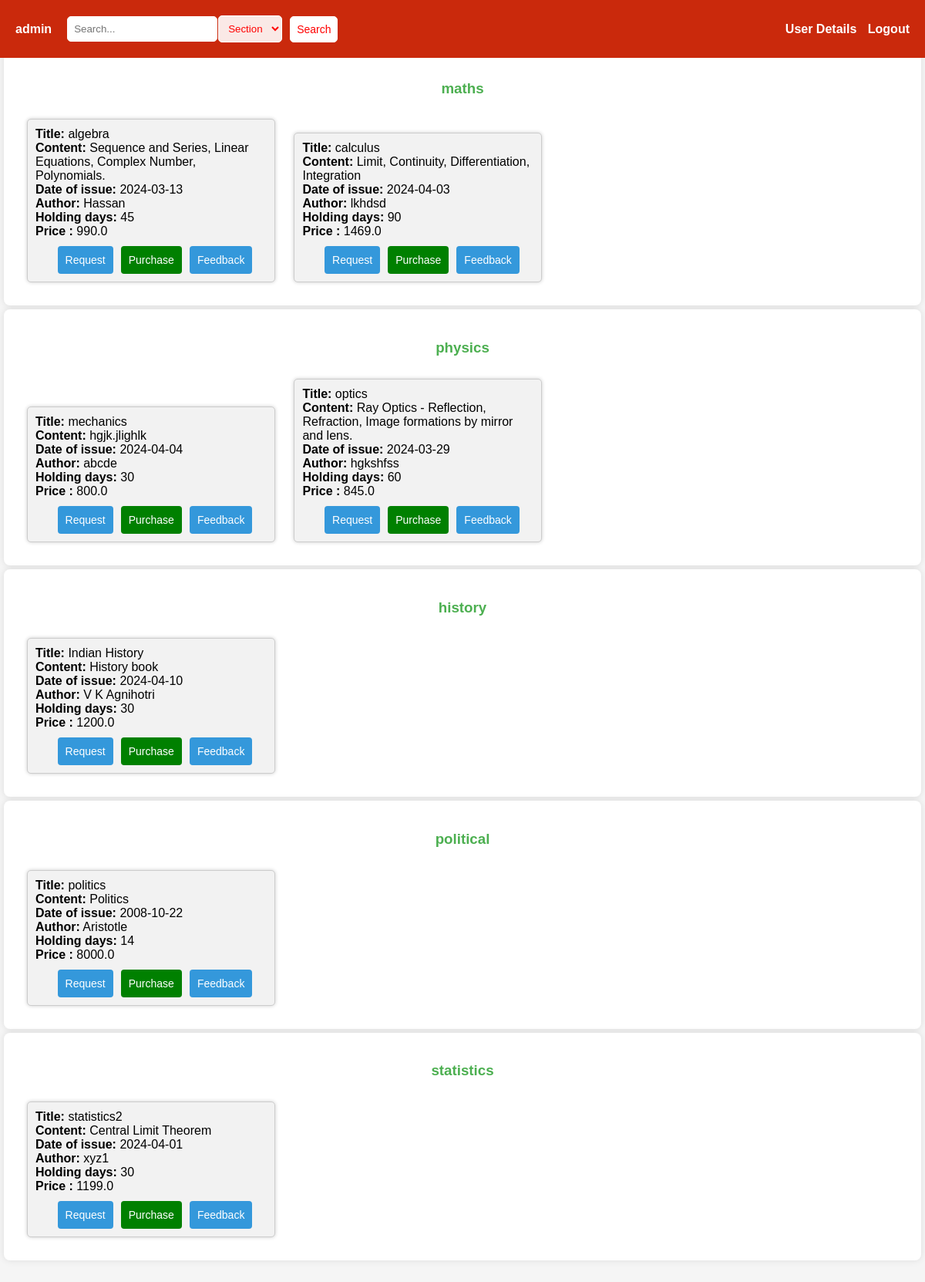
The page /user-dashboard (signed in) on the database its author committed.
### application/models.py (models this page shows)
class Section(db.Model):
    section_id = db.Column(db.Integer, primary_key=True)
    name = db.Column(db.String(100), nullable=False)
    date_created = db.Column(db.DateTime, nullable=False, default=datetime.now().date())
    description = db.Column(db.Text)

class Book(db.Model):
    book_id = db.Column(db.Integer, primary_key=True)
    section_id = db.Column(db.Integer, db.ForeignKey('section.section_id'), nullable=False)
    name = db.Column(db.String(200), nullable=False)
    content = db.Column(db.Text, nullable=False)
    author = db.Column(db.String(200), nullable=False)
    date_issued = db.Column(db.Date)
    return_date = db.Column(db.Integer)
    price = db.Column(db.Float, nullable=False)
    section = db.relationship('Section', backref=db.backref('books', lazy=True))

### application/views_user.py (the view)
@app.route('/user-dashboard')
def user_dashboard():
    sections = Section.query.all()
    return render_template('dashboard-user.html',sections=sections)

### templates/dashboard-user.html (shortened to what this page needs)
{% extends 'base.html' %}
{% block search %}
<form action="/search" method="post" style="margin-right: 20px; display: flex; align-items: center;">
    <input type="search" name="search" placeholder="Search...">
    <select class="selectnav" name="searchType">
        <option value="Section">Section</option>
    </select>
    <button type="submit" style="padding: 8px; background-color: white; color: red; border: 1px solid white; border-radius: 5px; cursor: pointer;" onmouseover="this.style.backgroundColor='#fff'" onmouseout="this.style.backgroundColor='white'">Search</button>
</form>
{% endblock %}
{% block body %}
    {% for section in sections %}
        <section>
            <h3 style="text-align: center;">{{ section.name }}</h3>
            {% if section.books %}
                <div style="width: 350px;background-color: beige;display: inline;">
                    <ul>
                        {% for book in section.books %}
                            <div class="catbox" style="width: 300px;">
                            <li>
                                <strong>Title:</strong> {{ book.name }}<br>
                                <strong>Content:</strong> {{ book.content }}<br>
                                <strong>Date of issue:</strong> {{ book.date_issued }}<br>
                                <strong>Author:</strong> {{ book.author }}<br>
                                <strong>Holding days:</strong> {{ book.return_date }}<br>
                                <strong>Price : </strong>{{book.price}}
                            </li>
                            <div class="updateDeleteButton">
                                <form style="margin-left: 10px;" action="/request" method="post">
                                    <button type="submit">Request</button>
                                </form>
                                <form style="margin-left: 10px;" action="/purchase" method="post">
                                    <button style="background-color: green;" type="submit">Purchase</button>
                                </form>
                                <form style="margin-left: 10px;" action="/feedback" method="post">
                                    <button type="submit">Feedback</button>
                                </form>
                            </div>
                            </div>
                        {% endfor %}
                    </ul>
                </div>
            {% else %}
                <p>No events at this location</p>
            {% endif %}
        </section>
    {% endfor %}
{% endblock %}

### static/style.css (style rules this page uses)
body { font-family: Arial, sans-serif; background-color: #f4f4f4; margin: 0; padding: 0; }
button { background-color: #3498db; color: #fff; padding: 10px; border: none; border-radius: 4px; font-size:14px; cursor: pointer; transition: background-color 0.3s ease; }
.updateDeleteButton { display: flex; justify-content: center; margin-top: 10px; }

### templates/dashboard-user.html (style rules this page uses)
section { background-color: #fff; border-radius: 8px; box-shadow: 0 0 10px rgba(0, 0, 0, 0.1); margin-bottom: 20px; padding: 20px; margin: 5px; }
h3 { color: #4caf50; }
ul { list-style: none; padding: 0; margin: 0; }
li { margin-bottom: 8px; }
.catbox { background-color: #f2f2f2; border: 1px solid #ccc; border-radius: 5px; padding: 10px; margin: 10px; box-shadow: 0 0 5px rgba(0, 0, 0, 0.2); width: 100%; display: inline-block; }

### templates/base.html (style rules this page uses)
input[type="search"] { padding: 8px; border: 1px solid white; border-radius: 5px; margin-right: 1px; }
.selectnav { padding: 8px; border: 1px solid white; border-radius: 5px; margin-right: 10px; background-color: rgba(255, 255, 255, 0.897); color: red; }

### rows shown on the page
Section: name "maths"
Book: name "algebra", content "Sequence and Series, Linear Equations, Complex Number, Polynomials.", date_issued "2024-03-13", author "Hassan", return_date "45", price "990.0"
Book: name "calculus", content "Limit, Continuity, Differentiation, Integration", date_issued "2024-04-03", author "lkhdsd", return_date "90", price "1469.0"
Section: name "physics"
Book: name "mechanics", content "hgjk.jlighlk", date_issued "2024-04-04", author "abcde", return_date "30", price "800.0"
Book: name "optics", content "Ray Optics - Reflection, Refraction, Image formations by mirror and lens.", date_issued "2024-03-29", author "hgkshfss", return_date "60", price "845.0"
Section: name "history"
Book: name "Indian History", content "History book", date_issued "2024-04-10", author "V K Agnihotri", return_date "30", price "1200.0"
Section: name "political"
Book: name "politics", content "Politics", date_issued "2008-10-22", author "Aristotle", return_date "14", price "8000.0"
Section: name "statistics"
Book: name "statistics2", content "Central Limit Theorem", date_issued "2024-04-01", author "xyz1", return_date "30", price "1199.0"

### other values the page prints
{{ session["name"] }} "admin"
